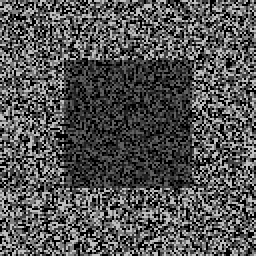
#> input picture computer_vision/ps2_python/input/pair0-L.png, 128 x 128 px (shown 2 times larger)
$ jupyter execute --allow-errors ps2.ipynb
#> lines starting #> are read from the running program, lines starting #| are printed output that depends on the picture
[cell 1]
import cv2 as cv
import numpy as np
import os
import math
from matplotlib import pyplot as plt
import scipy
from tqdm import tqdm

from numpy.lib.stride_tricks import sliding_window_view

[cell 2]
img_left = cv.imread("input/pair0-L.png", cv.IMREAD_GRAYSCALE) /255
#> img_left: shape (128, 128) float64; min 0, max 0.749, mean 0.327
img_right = cv.imread("input/pair0-R.png", cv.IMREAD_GRAYSCALE) /255
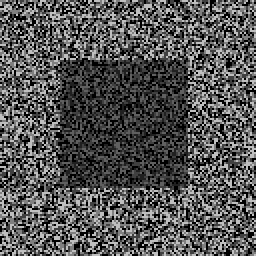
#> input picture computer_vision/ps2_python/input/pair0-R.png, 128 x 128 px (shown 2 times larger)
#> img_right: shape (128, 128) float64; min 0, max 0.749, mean 0.327
plt.subplot(121)
plt.imshow(img_left, cmap = 'gray')
plt.subplot(122)
plt.imshow(img_right, cmap = 'gray')
plt.show()
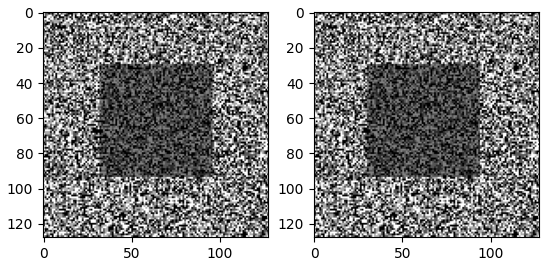
#> figure drawn by matplotlib, 2 panels

[cell 3]
window_size = (10,10)
L = img_left
R = img_right
L_windows = sliding_window_view(L, window_size)
R_windows = sliding_window_view(R, window_size)
diff_matrix = np.zeros(L_windows.shape[:2])

print("calculating windows")
for i in tqdm(range(L_windows.shape[0])):
    for j in range(L_windows.shape[1]):
        window = R_windows[i,j]
        min_index = 0
        min_value = np.inf
        for k in range(R_windows.shape[1]):
            diff = np.sum(window - L_windows[i,k])
            diff = np.abs(diff)
            if diff < min_value:
                min_value = diff
                min_index = k
        diff_matrix[i][j] = min_index
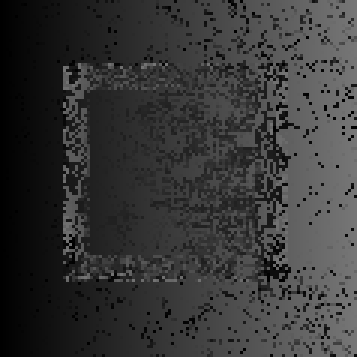
#> diff_matrix: shape (119, 119) float64 (shown 3 times larger); min 0, max 118, mean 54.5

for i in range(diff_matrix.shape[0]):
    for j in range(diff_matrix.shape[1]):
        diff_matrix[i,j] -= j
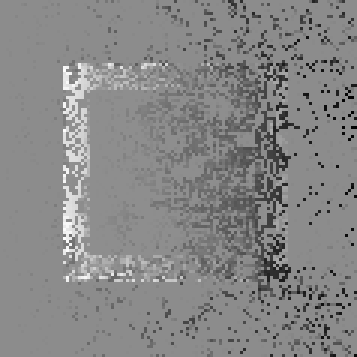
#> diff_matrix: shape (119, 119) float64 (shown 3 times larger); min -117, max 96, mean -4.5; drawn with min black and max white

#> (the rest of this cell did not finish here and is left out)

[cell 4]
sliding_window_size = (15,15)
sliding_window_left = sliding_window_view(img_left, sliding_window_size)
sliding_window_right = sliding_window_view(img_right, sliding_window_size)
#> (the rest of this cell did not finish here and is left out)

[cell 5]
print(sliding_window_left[:,:,None].shape)
#| (114, 114, 1, 15, 15)
print(sliding_window_right.shape)
#| (114, 114, 15, 15)
#> (the rest of this cell did not finish here and is left out)

#> (a cell that did not finish here is left out)

#> (a cell that did not finish here is left out)

[cell 8]
a = np.array([[1,2,3],[1,2,4],[1,2,3]])
# print(a[:,:,None].shape)
# print(a[:,None,:].shape)
# print(a.shape)
# (a[:,:,None] - a[:]).shape
a[:]
# np.array([[[1,2,3]],[[2,3,4]]]) - np.array([[1],[2],[3]])

[cell 9]
a = np.array([[1,4,4,8], [1,4,4,8], [1,4,4,8], [1,4,4,8]])
a = np.arange(16).reshape(4, 4).astype(float)
print(a)
# cv.blur(a, (3,3))
s=3
kernel = np.ones((s,s))
# cv.boxFilter(a, -1, (3,3))
display(cv.filter2D(a,-1, kernel))

display(cv.blur(a, (3,3)))

# kernel = np.ones((1,1),np.float32)/25
# dst = cv.filter2D(a,-1,kernel)

[cell 10]
# np.pad(img_left, ((0,5),(0,5)), mode='constant', constant_values=0)
x = np.minimum(img_left,img_right)
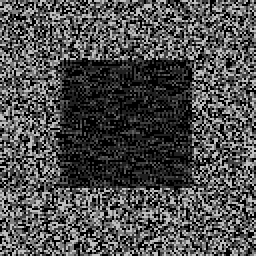
#> x: shape (128, 128) float64 (shown 2 times larger); min 0, max 0.749, mean 0.306

a[0,1] = 0
np.where(a[:,1:] == a[:,:-1])
a[1:] = a[0:-1]
